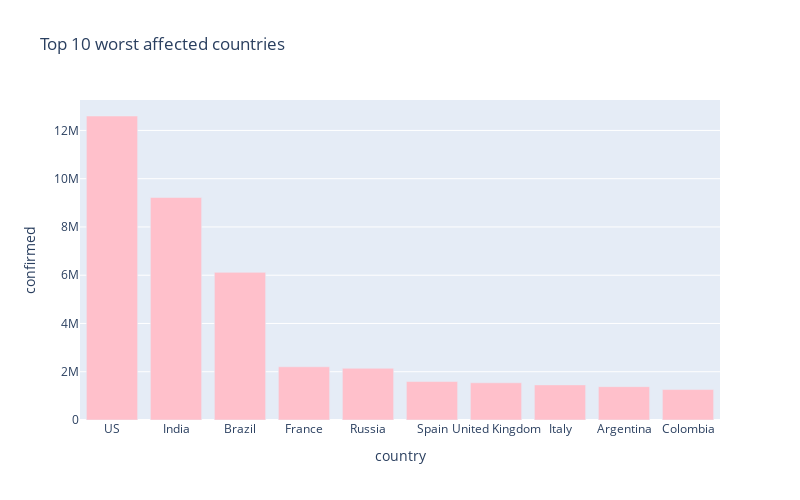

This figure's notebook cell:
### Markdown cell above
# 10 worst hit countries - Confirmed cases

### Code cell
px.bar(
    sorted_country_df.head(10),
    x = "country",
    y = "confirmed",
    title= "Top 10 worst affected countries", # the axis names
    color_discrete_sequence=["pink"], 
    height=500,
    width=800
)

### Figure 1 — Plotly figure (JSON) as saved in the notebook; plotly's stock layout.template omitted (floating-point values rounded to 4 significant figures)
{"data": [{"alignmentgroup": "True", "hovertemplate": "country=%{x}<br>confirmed=%{y}<extra></extra>", "legendgroup": "", "marker": {"color": "pink"}, "name": "", "offsetgroup": "", "orientation": "v", "showlegend": false, "textposition": "auto", "type": "bar", "x": ["US", "India", "Brazil", "France", "Russia", "Spain", "United Kingdom", "Italy", "Argentina", "Colombia"], "xaxis": "x", "y": [12598660, 9222216, 6118708, 2206126, 2144229, 1594844, 1542623, 1455022, 1381795, 1262494], "yaxis": "y"}], "layout": {"barmode": "relative", "height": 500, "legend": {"tracegroupgap": 0}, "title": {"text": "Top 10 worst affected countries"}, "width": 800, "xaxis": {"anchor": "y", "domain": [0, 1], "title": {"text": "country"}}, "yaxis": {"anchor": "x", "domain": [0, 1], "title": {"text": "confirmed"}}}}
